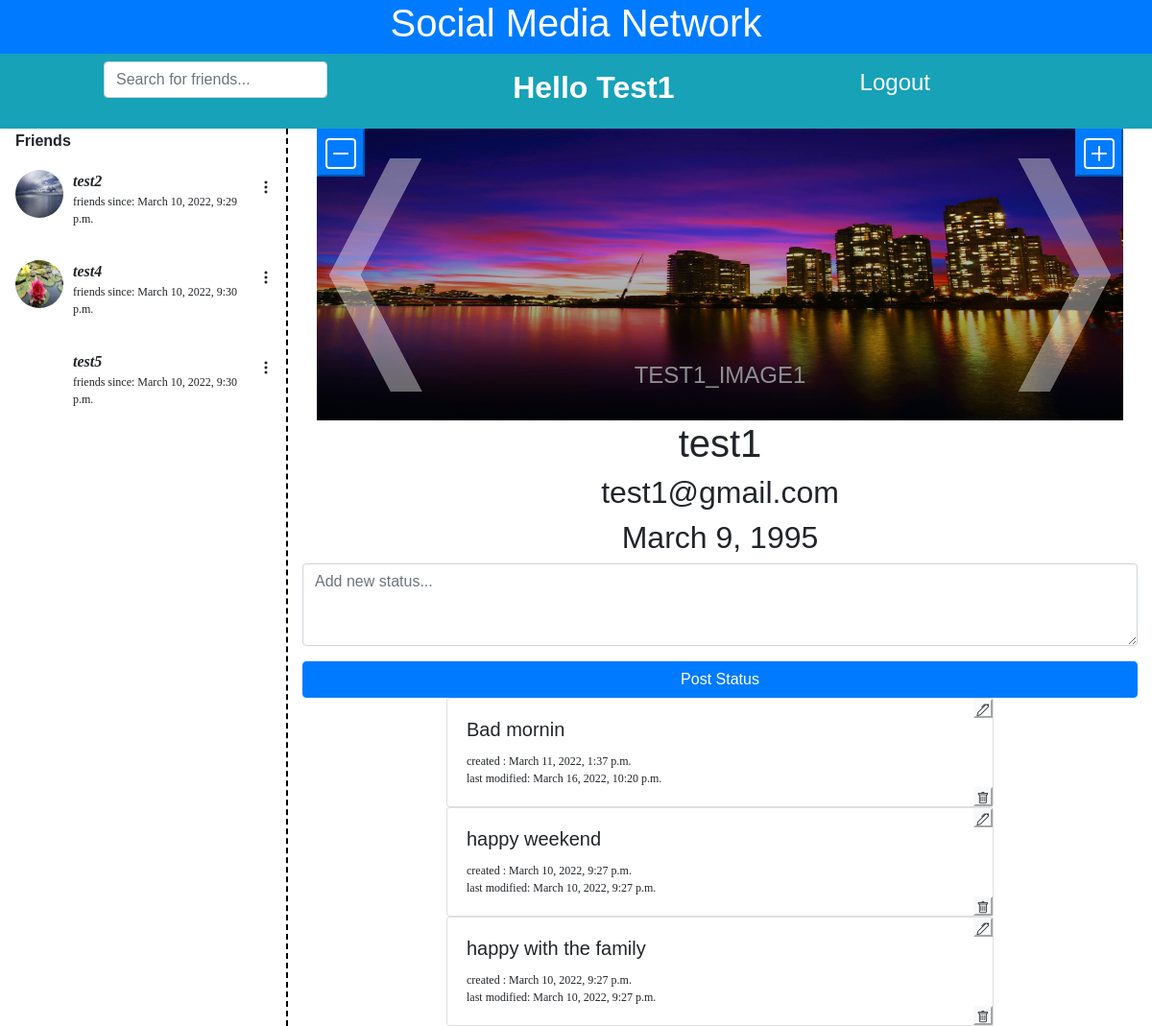
Screenshot of /user/12 (signed in) with the database file from the repository.
### socialmedia/models.py (models this page shows, shortened)
class Image(models.Model):
    name = models.CharField(max_length=256, unique=True, db_index=True)
    image = models.ImageField(upload_to='')
    thumbnail = models.ImageField(null=True)
    user = models.ForeignKey(
        AppUser, on_delete=models.CASCADE, related_name="images")
    def image_tag(self):
        return mark_safe('<img src="/images/%s" width="150" height="150" />' % (self.image))
    image_tag.short_description = 'Image'

class UserUserFriend(models.Model):
    user1 = models.ForeignKey(
        AppUser, on_delete=models.CASCADE, related_name="friend_user1")
    user2 = models.ForeignKey(
        AppUser, on_delete=models.CASCADE, related_name="friend_user2")
    date = models.DateTimeField(auto_now_add=True)
    chat = models.TextField(null=False, blank=True)

class AppUser(models.Model):
    user = models.OneToOneField(User, on_delete=models.CASCADE)
    birthDate = models.DateField(
        null=False, blank=True, default=datetime.date(1970, 1, 1))
    friends = models.ManyToManyField('self',
                                     blank=True, through='UserUserFriend')
    def getFriends(self):
        return self.friends.through.objects.filter(Q(user1=self) | Q(user2=self)).distinct()

class Status(models.Model):
    status = models.CharField(max_length=250, null=False)
    date = models.DateTimeField(auto_now_add=True)
    lastDate = models.DateTimeField(auto_now=True)
    user = models.ForeignKey(
        AppUser, on_delete=models.CASCADE, related_name="statuses")

### socialmedia/views.py (the view)
class UserDetail(DetailView):
    model = AppUser
    template_name = 'socialmedia/user.html'
    def get_context_data(self, **kwargs):
        context = super().get_context_data(**kwargs)
        user = AppUser.objects.get(user=self.request.user)
        userDetail = AppUser.objects.get(pk=self.kwargs['pk'])
        try:
            images = Image.objects.filter(user=userDetail)
        except Image.DoesNotExist:
            images = "No images available"
        try:
            statuses = Status.objects.filter(user=userDetail)
        except Status.DoesNotExist:
            statuses = "No statuses available"
        friendList = FriendList(**kwargs)
        friendList.object_list = ""
        friendList.request = self.request
        friends = friendList.get_context_data(**kwargs).get('friend_list')
        context['friend_list'] = friends
        context['userDetail'] = {'user': userDetail,
                                 'images': images, 'statuses': statuses}
        context['currentUser'] = user
        context['user'] = self.request.user
        return context

### socialmedia/views.py (called while the page is built)
    def get_context_data(self, **kwargs):
        context = super().get_context_data(**kwargs)
        user = AppUser.objects.get(user=self.request.user)
        try:
            friends = [{'id': friend.user1.id if friend.user1 != user else friend.user2.id,
                        'name': friend.user1.user if friend.user1 != user else friend.user2.user,
                        'images': Image.objects.filter(user=friend.user1 if friend.user1 != user else friend.user2),
                        'date': friend.date,
                        'chat': friend.chat,
                        'friendshipPK': friend.pk}
                       for friend in user.getFriends()]
        except:
            friends = "No friends available"
        context['friend_list'] = friends
        return context

### socialmedia/templates/socialmedia/user.html (shortened to what this page needs)
{% extends "./base.html" %} {% load bootstrap4 %} {% block FriendDetail %}
<div class="content">
  <div class="container-fluid">
    <div id="testimonial-carousel" class="carousel slide" data-ride="false">
      <div class="carousel-inner">
        {% if user == userDetail.user.user %}
        <button class="btn-primary imgAddBtn" onclick="showModal('add_image')">
          <i class="bi bi-plus-square"></i>
        </button>
        <button
          class="btn-primary imgDelBtn"
          onclick="showModal('remove_image')"
        >
          <i class="bi bi-dash-square"></i>
        </button>
        {% endif %}
        {% for image in userDetail.images %}
        <div class="carousel-item active container-fluid" id="{{image.name}}">
          <h2 class="testimonial-text">{{image.name}}</h2>
        </div>
        {% endfor %}
      </div>
      <a
        class="carousel-control-prev"
        href="#testimonial-carousel"
        role="button"
        data-slide="prev"
      >
        <img width="100" height="80%" src="/images/arLt.png" />
      </a>
      <a
        class="carousel-control-next"
        href="#testimonial-carousel"
        role="button"
        data-slide="next"
      >
        <img width="100" height="80%" src="/images/arRt.png" />
      </a>
    </div>
  </div>
</div>
<div class="content">
  <div class="mx-auto col-sm-4 profile-details">
    <h1>{{userDetail.user.user}}</h1>
    <h2>{{userDetail.user.user.email}}</h2>
    <h2>{{userDetail.user.birthDate}}</h2>
  </div>
  {% if user == userDetail.user.user %}
  <form action="/add/post/" method="post">
    <div class="form-group">
      <textarea
        class="form-control"
        id="exampleFormControlTextarea1"
        rows="3"
        placeholder="Add new status..."
        name="status"
      ></textarea>
    </div>
    <button type="submit" class="btn btn-primary w-100">Post Status</button>
  </form>
  {% endif %}
  {% for status in userDetail.statuses %}
  <div class="row">
    <div class="mx-auto col-sm-8">
      <div class="card">
        {% if user == userDetail.user.user %}
        <button
          class="btn-light statusBtn top"
          onclick="showModal({{status.pk}})"
        >
          <i class="bi bi-pen"></i>
        </button>
        <button
          class="btn-light statusBtn bottom"
          onclick="javascript:window.location.replace('/remove/post/{{status.pk}}')"
        >
          <i class="bi bi-trash"></i>
        </button>
        {% endif %}
        <div class="card-body">
          <h5 class="card-title">{{status.status}}</h5>
          <p class="card-text friend-date">created : {{status.date}}</p>
          <p class="card-text friend-date">
            last modified: {{status.lastDate}}
          </p>
        </div>
      </div>
    </div>
  </div>
  {% endfor %}
</div>
{% endblock %}

### socialmedia/templates/socialmedia/base.html
{% include "./header.html" %} {% include "./title.html" %}
<div class="container-fluid">
  <div class="row">
    {% block FriendList %}
    <div class="col-3" id="friend_list">{% include "./list.html"%}</div>
    {% endblock%}
    <div class="col-9" class="content">
      {% block FriendDetail %}Didn't render content{% endblock %}
    </div>
  </div>
</div>

### socialmedia/templates/socialmedia/header.html (shortened to what this page needs)
{% load bootstrap4 %}
<!DOCTYPE html>
<html lang="en">
  <head>
    {% bootstrap_css %} {% bootstrap_javascript jquery='full' %}
    <link
      rel="stylesheet"
      type="text/css"
      href="../static/css/socialmedia.css"
    />
    <link
      rel="stylesheet"
      href="https://cdn.jsdelivr.net/npm/bootstrap-icons@1.8.1/font/bootstrap-icons.css"
    />
  </head>
  <body></body>
</html>

### socialmedia/templates/socialmedia/title.html (shortened to what this page needs)
<nav class="navbar navbar-expand-md sticky-top flex-column">
    <div class="w-100 bg-primary text-white text-center">
      <div class="navbar-header text-capitalize h1" id="header">
        <h1 id="application_title">Social Media Network</h2>
      </div>
    </div>
    <div class="w-100 d-flex bg-info">
     <ul class="navbar-nav d-flex flex-row justify-content-between mr-auto col-md-9 offset-md-1 " id="navigation">
        {% if user.is_authenticated %}
        <li class="nav-item order-1 p-2 active">
          <form id="search-form" class="form-inline" action="/search">
            {% if nonfriends_list %}
            <input class="form-control mr-sm-2" id="search-bar-active" type="search" placeholder="Search for friends..." aria-label="Search" name="search">
            {% else %}
            <input class="form-control mr-sm-2" id="search-bar" type="search" placeholder="Search for friends..." aria-label="Search" name="search">
            {% endif %}
          </form>
          </li>
          <li class="nav-item order-2 p-2 active">
            <a class="nav-link text-capitalize font-weight-bold h2" href="/user/{{currentUser.pk}}"> Hello {{ user }}</a><span class="sr-only">(current)</span>
          </li>
          <li class="nav-item order-3 p-2 active">
            <a class="nav-link align-middle h4 h-100" href="../logout/">Logout<span class="sr-only">(current)</span></a>
          </li>
        {% endif %}
     </ul>
     </div>
  </nav>

### socialmedia/templates/socialmedia/list.html (shortened to what this page needs)
{% block FriendList %} {% if user.is_authenticated %}
<table class="friend-list">
  <tr>
    <th>Friends</th>
  </tr>
  {% for friend in friend_list %}
  <tr
    class="friend-row"
    onclick="showChat('{{friend.friendshipPK}}','{{friend.name}}')"
  >
    <td>
      {% for image in friend.images|slice:":1" %}
      <div><img class="friend-image" src="/images/{{image.thumbnail}}" /></div>
      {% endfor %}
    </td>
    <td>
      <div>
        <p class="friend-name">{{friend.name}}</p>
        <p class="friend-date">friends since: {{friend.date}}</p>
      </div>
    </td>
    <td>
      <button class="btn friendBtn" onclick="showOptions('{{friend.name}}')">
        <i class="bi bi-three-dots-vertical"></i>
      </button>
    </td>
  </tr>
  {% endfor %}
</table>
{% else %}
<h2>
  Sign in to access the social media network <br />
  or register a new account
</h2>
{% endif %} {% endblock %}

### socialmedia/static/css/socialmedia.css (style rules this page uses)
body { font-family: Sans-Serif; margin: 0px; border: 0px; padding: 0px; }
a { text-decoration: none; }
.nav-link { color: white; }
.navbar { padding: 0px; }
#friend_list { padding-right: 0; float: left; border-right: 2px dashed black; }
#friend_list > * { width: 100%; }
#friend_list td { min-width: 60px; }
.friend-row { display: flex; justify-content: space-around; }
.friend-list { min-width: 300px; }
.friend-list tr { padding-top: 1rem; padding-bottom: 1rem; }
.friend-row td { flex: auto; }
.friend-image { height: 50px; width: 50px; margin-right: 10px; border-radius: 50%; }
.friend-name { font-weight: 600; font-style: italic; font-family: serif; margin: 0; }
.friend-date { font-family: ui-monospace; font-size: 0.75em; margin: 0; }
.profile-details { text-align: center; }
.content { flex: 1 0 auto; }
.testimonial-text { font-size: 2vw; text-transform: uppercase; position: relative; padding-top: 30%; padding-bottom: 3%; }
.carousel-item { width: 100%; background-size: 100% 100%; background-repeat: no-repeat; background-position-x: center; }
#testimonial-carousel { text-align: center; color: #8f8f8f; }
.carousel-inner { min-height: 100px; }
.imgAddBtn, .imgDelBtn { z-index: 3; position: absolute; width: 50px; height: 50px; font-size: 2em; }
.imgAddBtn { right: 0; }
.imgDelBtn { left: 0; }
.statusBtn { z-index: 3; position: absolute; width: 20px; height: 20px; padding: 0; font-size: 0.8em; }
.top { right: 0; top: 0; }
.bottom { right: 0; bottom: 0; }

### rows the page displays
Image: thumbnail (picture)
Image: thumbnail (picture)
Image: name "TEST1_IMAGE1"
AppUser: user.user "test1", user.user.email "test1@gmail.com", user.birthDate "March 9, 1995"
Status: status "Bad mornin", date "March 11, 2022, 1:37 p.m.", lastDate "March 16, 2022, 10:20 p.m."
Status: status "happy weekend", date "March 10, 2022, 9:27 p.m.", lastDate "March 10, 2022, 9:27 p.m."
Status: status "happy with the family", date "March 10, 2022, 9:27 p.m.", lastDate "March 10, 2022, 9:27 p.m."

### other values shown
{{ user }} "Test1"
{{ friend.name }} "test2"
{{ friend.date }} "March 10, 2022, 9:29 p.m."
{{ friend.name }} "test4"
{{ friend.date }} "March 10, 2022, 9:30 p.m."
{{ friend.name }} "test5"
